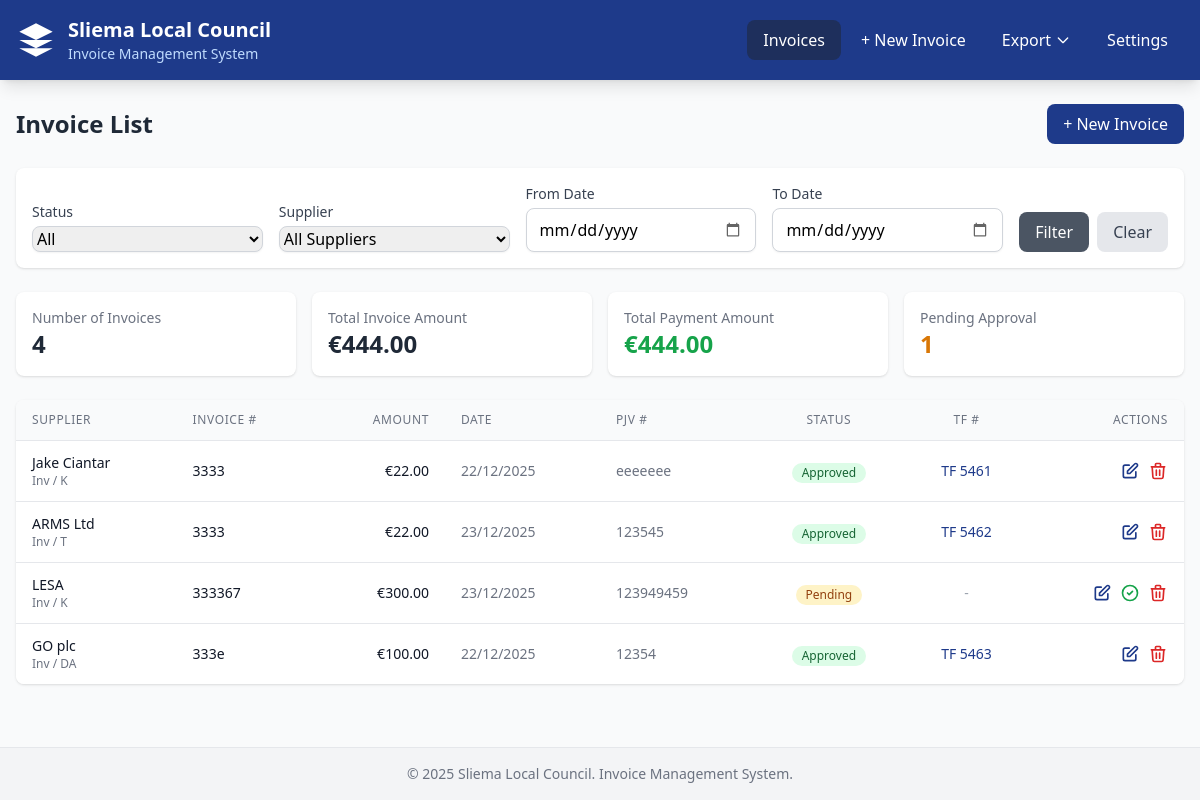
/invoices?sort_by=invoice_number&sort_order=asc&status=all, run on the app's committed database.
### models.py (models this page shows, shortened)
class Invoice(Base):
    __tablename__ = "invoices"
    id = Column(Integer, primary_key=True, index=True, autoincrement=True)
    supplier_id = Column(Integer, ForeignKey("suppliers.id"), nullable=False)
    invoice_amount = Column(Numeric(10, 2), nullable=False)
    payment_amount = Column(Numeric(10, 2), nullable=False)
    method_request = Column(
        String(10),
        nullable=False,
        info={'check': "method_request IN ('P', 'Inv', 'Rec', 'RFP', 'PP', 'DP', 'EC')"}
    )
    method_procurement = Column(
        String(10),
        nullable=False,
        info={'check': "method_procurement IN ('DA', 'D', 'T', 'K', 'R')"}
    )
    description = Column(Text, nullable=False)
    invoice_date = Column(Date, nullable=False)
    invoice_number = Column(String(100), nullable=False)
    po_number = Column(String(100), nullable=True)  # Purchase Order (optional)
    pjv_number = Column(String(100), nullable=False, unique=True)  # Purchase Journal Voucher (required)
    tf_number = Column(String(100), nullable=True)  # Transfer of Funds (only after approval)
    is_approved = Column(Boolean, default=False)
    approved_date = Column(Date, nullable=True)
    proposer_councillor = Column(String(255), nullable=True)
    seconder_councillor = Column(String(255), nullable=True)
    created_at = Column(DateTime, server_default=func.now())
    updated_at = Column(DateTime, server_default=func.now(), onupdate=func.now())
    is_deleted = Column(Boolean, default=False)
    supplier = relationship("Supplier", back_populates="invoices")
    __table_args__ = (
        CheckConstraint(
            "method_request IN ('P', 'Inv', 'Rec', 'RFP', 'PP', 'DP', 'EC')",
            name='check_method_request'
        ),
        CheckConstraint(
            "method_procurement IN ('DA', 'D', 'T', 'K', 'R')",
            name='check_method_procurement'
        ),
    )

class Supplier(Base):
    __tablename__ = "suppliers"
    id = Column(Integer, primary_key=True, index=True, autoincrement=True)
    name = Column(String(255), nullable=False, unique=True)
    created_at = Column(DateTime, server_default=func.now())
    invoices = relationship("Invoice", back_populates="supplier")

### routes/invoices.py (the view)
@router.get("", response_class=HTMLResponse)
async def list_invoices(
    request: Request,
    db: Session = Depends(get_db),
    status: Optional[str] = Query(None, description="Filter by status: pending, approved, all"),
    supplier_id: Optional[int] = Query(None, description="Filter by supplier"),
    date_from: Optional[str] = Query(None, description="Filter from date (YYYY-MM-DD)"),
    date_to: Optional[str] = Query(None, description="Filter to date (YYYY-MM-DD)"),
    sort_by: Optional[str] = Query("created_at", description="Sort field"),
    sort_order: Optional[str] = Query("desc", description="Sort order: asc or desc")
):
    query = db.query(Invoice).filter(Invoice.is_deleted == False)
    if status == "pending":
        query = query.filter(Invoice.is_approved == False)
    elif status == "approved":
        query = query.filter(Invoice.is_approved == True)
    if supplier_id:
        query = query.filter(Invoice.supplier_id == supplier_id)
    if date_from:
        try:
            from_date = datetime.strptime(date_from, "%Y-%m-%d").date()
            query = query.filter(Invoice.invoice_date >= from_date)
        except ValueError:
            pass
    if date_to:
        try:
            to_date = datetime.strptime(date_to, "%Y-%m-%d").date()
            query = query.filter(Invoice.invoice_date <= to_date)
        except ValueError:
            pass
    sort_column = getattr(Invoice, sort_by, Invoice.created_at)
    if sort_order == "asc":
        query = query.order_by(asc(sort_column))
    else:
        query = query.order_by(desc(sort_column))
    invoices = query.all()
    suppliers = db.query(Supplier).order_by(Supplier.name).all()
    total_invoice_amount = sum(float(inv.invoice_amount) for inv in invoices)
    total_payment_amount = sum(float(inv.payment_amount) for inv in invoices)
    return templates.TemplateResponse(
        "invoice_list.html",
        {
            "request": request,
            "invoices": invoices,
            "suppliers": suppliers,
            "filters": {
                "status": status or "all",
                "supplier_id": supplier_id,
                "date_from": date_from,
                "date_to": date_to,
                "sort_by": sort_by,
                "sort_order": sort_order
            },
            "totals": {
                "invoice_amount": total_invoice_amount,
                "payment_amount": total_payment_amount,
                "count": len(invoices)
            }
        }
    )

### templates/invoice_list.html (shortened to what this page needs)
{% extends "base.html" %}
{% block content %}
<div class="space-y-6">
    <div class="flex justify-between items-center">
        <h2 class="text-2xl font-bold text-gray-800">Invoice List</h2>
        <a href="/invoices/create" class="bg-malta-blue text-white px-4 py-2 rounded-lg hover:bg-malta-blue-dark transition">
            + New Invoice
        </a>
    </div>
    <div class="bg-white rounded-lg shadow p-4">
        <form method="GET" action="/invoices" class="flex flex-wrap gap-4 items-end">
            <div class="flex-1 min-w-[150px]">
                <label class="block text-sm font-medium text-gray-700 mb-1">Status</label>
                <select name="status" class="w-full rounded-lg border-gray-300 shadow-sm focus:border-malta-blue focus:ring-malta-blue">
                    <option value="all" {% if filters.status == 'all' %}selected{% endif %}>All</option>
                </select>
            </div>
            <div class="flex-1 min-w-[150px]">
                <label class="block text-sm font-medium text-gray-700 mb-1">Supplier</label>
                <select name="supplier_id" class="w-full rounded-lg border-gray-300 shadow-sm focus:border-malta-blue focus:ring-malta-blue">
                    <option value="">All Suppliers</option>
                </select>
            </div>
            <div class="flex-1 min-w-[150px]">
                <label class="block text-sm font-medium text-gray-700 mb-1">From Date</label>
                <input type="date" name="date_from" value="{{ filters.date_from or '' }}" class="w-full rounded-lg border-gray-300 shadow-sm focus:border-malta-blue focus:ring-malta-blue">
            </div>
            <div class="flex-1 min-w-[150px]">
                <label class="block text-sm font-medium text-gray-700 mb-1">To Date</label>
                <input type="date" name="date_to" value="{{ filters.date_to or '' }}" class="w-full rounded-lg border-gray-300 shadow-sm focus:border-malta-blue focus:ring-malta-blue">
            </div>
            <div class="flex gap-2">
                <button type="submit" class="bg-gray-600 text-white px-4 py-2 rounded-lg hover:bg-gray-700 transition">
                    Filter
                </button>
                <a href="/invoices" class="bg-gray-200 text-gray-700 px-4 py-2 rounded-lg hover:bg-gray-300 transition">
                    Clear
                </a>
            </div>
        </form>
    </div>
    <div class="grid grid-cols-1 md:grid-cols-4 gap-4">
        <div class="bg-white rounded-lg shadow p-4">
            <p class="text-sm text-gray-500">Number of Invoices</p>
            <p class="text-2xl font-bold text-gray-800">{{ totals.count }}</p>
        </div>
        <div class="bg-white rounded-lg shadow p-4">
            <p class="text-sm text-gray-500">Total Invoice Amount</p>
            <p class="text-2xl font-bold text-gray-800">&euro;{{ "%.2f"|format(totals.invoice_amount) }}</p>
        </div>
        <div class="bg-white rounded-lg shadow p-4">
            <p class="text-sm text-gray-500">Total Payment Amount</p>
            <p class="text-2xl font-bold text-green-600">&euro;{{ "%.2f"|format(totals.payment_amount) }}</p>
        </div>
        <div class="bg-white rounded-lg shadow p-4">
            <p class="text-sm text-gray-500">Pending Approval</p>
            <p class="text-2xl font-bold text-amber-600">{{ invoices|selectattr('is_approved', 'false')|list|length }}</p>
        </div>
    </div>
    <div class="bg-white rounded-lg shadow overflow-hidden">
        <div class="overflow-x-auto">
            <table class="min-w-full divide-y divide-gray-200">
                <thead class="bg-gray-50">
                    <tr>
                        <th scope="col" class="px-4 py-3 text-left text-xs font-medium text-gray-500 uppercase tracking-wider">
                            <a href="?sort_by=supplier_id&sort_order={% if filters.sort_by == 'supplier_id' and filters.sort_order == 'asc' %}desc{% else %}asc{% endif %}&status={{ filters.status }}" class="hover:text-gray-700">
                                Supplier
                            </a>
                        </th>
                        <th scope="col" class="px-4 py-3 text-left text-xs font-medium text-gray-500 uppercase tracking-wider">
                            <a href="?sort_by=invoice_number&sort_order={% if filters.sort_by == 'invoice_number' and filters.sort_order == 'asc' %}desc{% else %}asc{% endif %}&status={{ filters.status }}" class="hover:text-gray-700">
                                Invoice #
                            </a>
                        </th>
                        <th scope="col" class="px-4 py-3 text-right text-xs font-medium text-gray-500 uppercase tracking-wider">
                            <a href="?sort_by=invoice_amount&sort_order={% if filters.sort_by == 'invoice_amount' and filters.sort_order == 'asc' %}desc{% else %}asc{% endif %}&status={{ filters.status }}" class="hover:text-gray-700">
                                Amount
                            </a>
                        </th>
                        <th scope="col" class="px-4 py-3 text-left text-xs font-medium text-gray-500 uppercase tracking-wider">
                            <a href="?sort_by=invoice_date&sort_order={% if filters.sort_by == 'invoice_date' and filters.sort_order == 'asc' %}desc{% else %}asc{% endif %}&status={{ filters.status }}" class="hover:text-gray-700">
                                Date
                            </a>
                        </th>
                        <th scope="col" class="px-4 py-3 text-left text-xs font-medium text-gray-500 uppercase tracking-wider">
                            PJV #
                        </th>
                        <th scope="col" class="px-4 py-3 text-center text-xs font-medium text-gray-500 uppercase tracking-wider">
                            Status
                        </th>
                        <th scope="col" class="px-4 py-3 text-center text-xs font-medium text-gray-500 uppercase tracking-wider">
                            TF #
                        </th>
                        <th scope="col" class="px-4 py-3 text-right text-xs font-medium text-gray-500 uppercase tracking-wider">
                            Actions
                        </th>
                    </tr>
                </thead>
                <tbody class="bg-white divide-y divide-gray-200">
                    {% for invoice in invoices %}
                    <tr class="hover:bg-gray-50">
                        <td class="px-4 py-3 whitespace-nowrap">
                            <div class="text-sm font-medium text-gray-900">{{ invoice.supplier.name }}</div>
                            <div class="text-xs text-gray-500">{{ invoice.method_request }} / {{ invoice.method_procurement }}</div>
                        </td>
                        <td class="px-4 py-3 whitespace-nowrap text-sm text-gray-900">
                            {{ invoice.invoice_number }}
                        </td>
                        <td class="px-4 py-3 whitespace-nowrap text-sm text-right text-gray-900">
                            &euro;{{ "%.2f"|format(invoice.payment_amount) }}
                        </td>
                        <td class="px-4 py-3 whitespace-nowrap text-sm text-gray-500">
                            {{ invoice.invoice_date.strftime('%d/%m/%Y') }}
                        </td>
                        <td class="px-4 py-3 whitespace-nowrap text-sm text-gray-500">
                            {{ invoice.pjv_number }}
                        </td>
                        <td class="px-4 py-3 whitespace-nowrap text-center">
                            {% if invoice.is_approved %}
                            <span class="inline-flex items-center px-2.5 py-0.5 rounded-full text-xs font-medium bg-green-100 text-green-800">
                                Approved
                            </span>
                            {% else %}
                            <span class="inline-flex items-center px-2.5 py-0.5 rounded-full text-xs font-medium bg-amber-100 text-amber-800">
                                Pending
                            </span>
                            {% endif %}
                        </td>
                        <td class="px-4 py-3 whitespace-nowrap text-sm text-center font-medium">
                            {% if invoice.tf_number %}
                            <span class="text-malta-blue">{{ invoice.tf_number }}</span>
                            {% else %}
                            <span class="text-gray-400">-</span>
                            {% endif %}
                        </td>
                        <td class="px-4 py-3 whitespace-nowrap text-right text-sm">
                            <div class="flex justify-end gap-2">
                                <a href="/invoices/{{ invoice.id }}/edit" class="text-malta-blue hover:text-malta-blue-dark" title="Edit">
                                    <svg class="w-5 h-5" fill="none" stroke="currentColor" viewBox="0 0 24 24">
                                        <path stroke-linecap="round" stroke-linejoin="round" stroke-width="2" d="M11 5H6a2 2 0 00-2 2v11a2 2 0 002 2h11a2 2 0 002-2v-5m-1.414-9.414a2 2 0 112.828 2.828L11.828 15H9v-2.828l8.586-8.586z"></path>
                                    </svg>
                                </a>
                                {% if not invoice.is_approved %}
                                <button onclick="showApproveModal({{ invoice.id }}, '{{ invoice.supplier.name }}', '{{ invoice.invoice_number }}')" class="text-green-600 hover:text-green-800" title="Approve">
                                    <svg class="w-5 h-5" fill="none" stroke="currentColor" viewBox="0 0 24 24">
                                        <path stroke-linecap="round" stroke-linejoin="round" stroke-width="2" d="M9 12l2 2 4-4m6 2a9 9 0 11-18 0 9 9 0 0118 0z"></path>
                                    </svg>
                                </button>
                                {% endif %}
                                <button onclick="showDeleteModal({{ invoice.id }}, '{{ invoice.supplier.name }}', '{{ invoice.invoice_number }}')" class="text-red-600 hover:text-red-800" title="Delete">
                                    <svg class="w-5 h-5" fill="none" stroke="currentColor" viewBox="0 0 24 24">
                                        <path stroke-linecap="round" stroke-linejoin="round" stroke-width="2" d="M19 7l-.867 12.142A2 2 0 0116.138 21H7.862a2 2 0 01-1.995-1.858L5 7m5 4v6m4-6v6m1-10V4a1 1 0 00-1-1h-4a1 1 0 00-1 1v3M4 7h16"></path>
                                    </svg>
                                </button>
                            </div>
                        </td>
                    </tr>
                    {% else %}
                    <tr>
                        <td colspan="8" class="px-4 py-8 text-center text-gray-500">
                            No invoices found. <a href="/invoices/create" class="text-malta-blue hover:underline">Create a new one</a>.
                        </td>
                    </tr>
                    {% endfor %}
                </tbody>
            </table>
        </div>
    </div>
</div>
{% endblock %}

### static/css/styles.css (style rules this page uses)
input[type="text"], input[type="number"], input[type="date"], input[type="email"], select, textarea { padding: 0.5rem 0.75rem; border: 1px solid #d1d5db; border-radius: 0.5rem; width: 100%; transition: border-color 0.15s ease-in-out, box-shadow 0.15s ease-in-out; }
button, a.bg-malta-blue, a.bg-gray-200, a.bg-gray-600 { transition: all 0.15s ease-in-out; }
.bg-amber-100 { animation: pulse 2s infinite; }

### data on the page
Invoice: supplier.name "Jake Ciantar", method_request "Inv", method_procurement "K", invoice_number "3333", payment_amount "22.00", invoice_date "22/12/2025", pjv_number "eeeeeee", is_approved "Approved", tf_number "TF 5461"
Invoice: supplier.name "ARMS Ltd", method_request "Inv", method_procurement "T", invoice_number "3333", payment_amount "22.00", invoice_date "23/12/2025", pjv_number "123545", is_approved "Approved", tf_number "TF 5462"
Invoice: supplier.name "LESA", method_request "Inv", method_procurement "K", invoice_number "333367", payment_amount "300.00", invoice_date "23/12/2025", pjv_number "123949459", is_approved "Pending"
Invoice: supplier.name "GO plc", method_request "Inv", method_procurement "DA", invoice_number "333e", payment_amount "100.00", invoice_date "22/12/2025", pjv_number "12354", is_approved "Approved", tf_number "TF 5463"

### other printed values
{{ totals.count }} "4"
{{ "%.2f"|format(totals.invoice_amount) }} "444.00"
{{ "%.2f"|format(totals.payment_amount) }} "444.00"
{{ invoices|selectattr('is_approved', 'false')|list|length }} "1"
